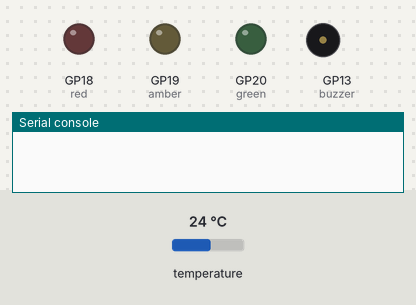
A program run on a simulated Raspberry Pi Pico running MicroPython. On the bench: output pins drawn as LEDs (lit = HIGH), buzzer (waves = sounding), the last lines printed to the serial console. Dashed ring = blinking. The test bench sets the inputs (shaded band); at power-on: temperature 24 °C.

Above: at 1.2 s.
1.3 s: temperature set to 18.6 °C
14.8 s: temperature set to 17.4 °C
At 28.17 s:
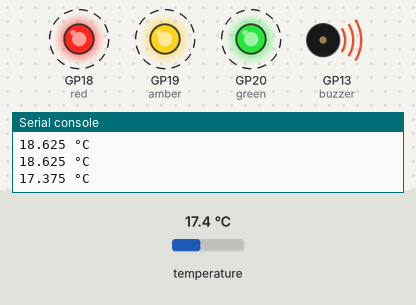
Timing chart, 0 to 31.6 s (numbered marks = the images above; inputs shaded):
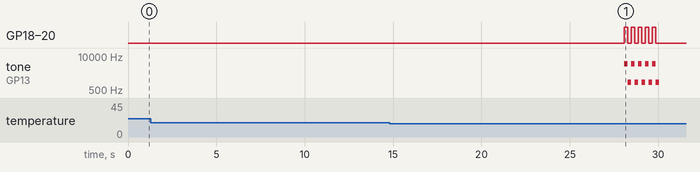

The program:

temperature_alarm.py
```python
import onewire, ds18x20, time
from machine import Pin, PWM

# Set up LEDs
red = Pin(18, Pin.OUT)
amber = Pin(19, Pin.OUT)
green = Pin(20, Pin.OUT)

# Set up the buzzer
buzzer = PWM(Pin(13))
buzzer.duty_u16(0)

# Set up the ds18x20 sensor
SensorPin = Pin(26, Pin.IN)
sensor = ds18x20.DS18X20(onewire.OneWire(SensorPin))
roms = sensor.scan()

def alarm():
    buzzer.duty_u16(10000)

    for i in range(5):
        buzzer.freq(5000)
        red.value(1)
        amber.value(1)
        green.value(1)

        time.sleep(0.2)

        buzzer.freq(1000)
        red.value(0)
        amber.value(0)
        green.value(0)

        time.sleep(0.2)

    buzzer.duty_u16(0)

while True:
    sensor.convert_temp() # To centigrade
    time.sleep(2)

    for rom in roms:
        reading = sensor.read_temp(rom)
        print(reading, "°C")
        time.sleep(5)

        if reading < 18:
            alarm()
```

Measured:
- the behaviour switches between 18 and 17.9 °C on temperature (found by bisection; images 0 and 1)
- after the input at 14.8 s, GP18 (red), GP19 (amber), GP20 (green): alternates HIGH for 0.20 s and LOW for 0.20 s, 10 changes in all, then stays LOW, starting after 13.3 s; tone on GP13 (buzzer): silent → 5000 Hz after 13.3 s, then repeats every 0.40 s: 1000 Hz 0.20 s, 5000 Hz 0.20 s, until it stays silent from 30.1 s
